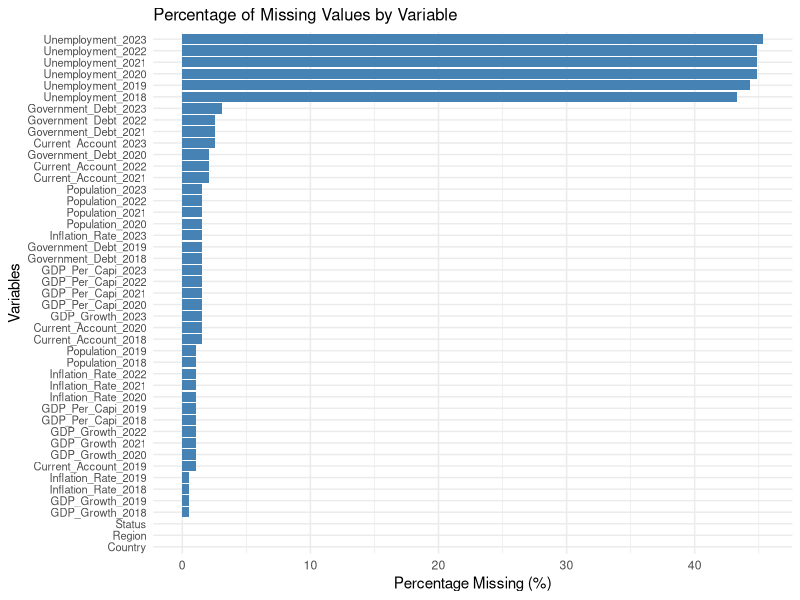

The R script that drew this image:
## ---- chunk 1
library(ggplot2)
library(tidyr)
library(dplyr)
library(tibble)
## ---- chunk 2
data <- read.csv("Merged_data.csv")[,-1]
## ---- chunk 3
missing_by_var <- data.frame(
  variable = names(data),
  missing_count = sapply(data, function(x) sum(x == "no data" | is.na(x))),
  stringsAsFactors = FALSE
) |>
  mutate(
    total = nrow(data),
    percentage = round(missing_count/total * 100, 2)
  ) |>
  arrange(desc(percentage))

ggplot(missing_by_var, aes(x = reorder(variable, percentage), y = percentage)) +
  geom_bar(stat = "identity", fill = "steelblue") +
  coord_flip() +
  theme_minimal() +
  theme(
    axis.text.y = element_text(size = 8),
    plot.title = element_text(size = 12)
  ) +
  labs(
    title = "Percentage of Missing Values by Variable",
    x = "Variables",
    y = "Percentage Missing (%)"
  )
